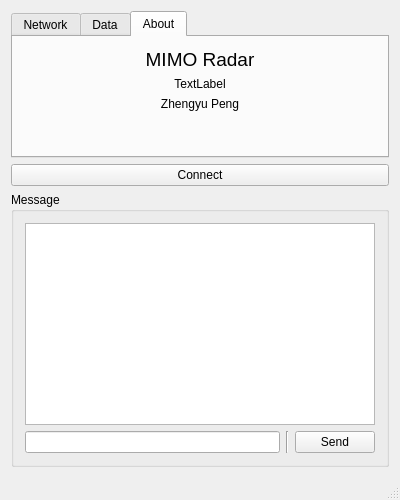
<?xml version="1.0" encoding="UTF-8"?>
<ui version="4.0">
 <class>MainWindow</class>
 <widget class="QMainWindow" name="MainWindow">
  <property name="geometry">
   <rect>
    <x>0</x>
    <y>0</y>
    <width>400</width>
    <height>500</height>
   </rect>
  </property>
  <property name="minimumSize">
   <size>
    <width>400</width>
    <height>500</height>
   </size>
  </property>
  <property name="windowTitle">
   <string>MIMO Radar</string>
  </property>
  <widget class="QWidget" name="centralWidget">
   <layout class="QVBoxLayout" name="verticalLayout">
    <item>
     <widget class="QTabWidget" name="tabWidget">
      <property name="sizePolicy">
       <sizepolicy hsizetype="Expanding" vsizetype="Minimum">
        <horstretch>0</horstretch>
        <verstretch>0</verstretch>
       </sizepolicy>
      </property>
      <property name="currentIndex">
       <number>2</number>
      </property>
      <widget class="QWidget" name="tab">
       <attribute name="title">
        <string>Network</string>
       </attribute>
       <layout class="QVBoxLayout" name="verticalLayout_5">
        <item>
         <layout class="QHBoxLayout" name="horizontalLayout_5">
          <item>
           <widget class="QComboBox" name="comboBox_Interface">
            <property name="sizePolicy">
             <sizepolicy hsizetype="Preferred" vsizetype="Fixed">
              <horstretch>0</horstretch>
              <verstretch>0</verstretch>
             </sizepolicy>
            </property>
            <property name="minimumSize">
             <size>
              <width>100</width>
              <height>0</height>
             </size>
            </property>
            <property name="maximumSize">
             <size>
              <width>200</width>
              <height>16777215</height>
             </size>
            </property>
           </widget>
          </item>
          <item>
           <widget class="Line" name="line">
            <property name="orientation">
             <enum>Qt::Vertical</enum>
            </property>
           </widget>
          </item>
          <item>
           <widget class="QLabel" name="label_2">
            <property name="text">
             <string>Local IP: </string>
            </property>
           </widget>
          </item>
          <item>
           <widget class="QLabel" name="label_LocalIP">
            <property name="text">
             <string>255.255.255.255</string>
            </property>
           </widget>
          </item>
          <item>
           <spacer name="horizontalSpacer_5">
            <property name="orientation">
             <enum>Qt::Horizontal</enum>
            </property>
            <property name="sizeHint" stdset="0">
             <size>
              <width>0</width>
              <height>20</height>
             </size>
            </property>
           </spacer>
          </item>
          <item>
           <widget class="QPushButton" name="button_Refresh">
            <property name="text">
             <string>Refresh</string>
            </property>
           </widget>
          </item>
         </layout>
        </item>
        <item>
         <layout class="QHBoxLayout" name="horizontalLayout_3">
          <item>
           <widget class="QGroupBox" name="groupBox_9">
            <property name="title">
             <string>TCP</string>
            </property>
            <layout class="QVBoxLayout" name="verticalLayout_3">
             <item>
              <layout class="QHBoxLayout" name="horizontalLayout_7">
               <item>
                <widget class="QLabel" name="label_targetIP">
                 <property name="sizePolicy">
                  <sizepolicy hsizetype="Preferred" vsizetype="Preferred">
                   <horstretch>0</horstretch>
                   <verstretch>0</verstretch>
                  </sizepolicy>
                 </property>
                 <property name="minimumSize">
                  <size>
                   <width>0</width>
                   <height>0</height>
                  </size>
                 </property>
                 <property name="baseSize">
                  <size>
                   <width>0</width>
                   <height>0</height>
                  </size>
                 </property>
                 <property name="text">
                  <string>IP:</string>
                 </property>
                </widget>
               </item>
               <item>
                <widget class="QLineEdit" name="lineEdit_TcpClientTargetIP">
                 <property name="enabled">
                  <bool>true</bool>
                 </property>
                 <property name="sizePolicy">
                  <sizepolicy hsizetype="Preferred" vsizetype="Fixed">
                   <horstretch>0</horstretch>
                   <verstretch>0</verstretch>
                  </sizepolicy>
                 </property>
                 <property name="minimumSize">
                  <size>
                   <width>100</width>
                   <height>0</height>
                  </size>
                 </property>
                 <property name="maximumSize">
                  <size>
                   <width>100</width>
                   <height>16777215</height>
                  </size>
                 </property>
                 <property name="baseSize">
                  <size>
                   <width>0</width>
                   <height>0</height>
                  </size>
                 </property>
                 <property name="frame">
                  <bool>true</bool>
                 </property>
                </widget>
               </item>
               <item>
                <widget class="Line" name="line_4">
                 <property name="orientation">
                  <enum>Qt::Vertical</enum>
                 </property>
                </widget>
               </item>
               <item>
                <widget class="QLabel" name="label_targetPort">
                 <property name="sizePolicy">
                  <sizepolicy hsizetype="Preferred" vsizetype="Preferred">
                   <horstretch>0</horstretch>
                   <verstretch>0</verstretch>
                  </sizepolicy>
                 </property>
                 <property name="minimumSize">
                  <size>
                   <width>0</width>
                   <height>0</height>
                  </size>
                 </property>
                 <property name="text">
                  <string>Port:</string>
                 </property>
                </widget>
               </item>
               <item>
                <widget class="QLineEdit" name="lineEdit_TcpClientTargetPort">
                 <property name="minimumSize">
                  <size>
                   <width>50</width>
                   <height>0</height>
                  </size>
                 </property>
                 <property name="maximumSize">
                  <size>
                   <width>50</width>
                   <height>16777215</height>
                  </size>
                 </property>
                </widget>
               </item>
               <item>
                <spacer name="horizontalSpacer">
                 <property name="orientation">
                  <enum>Qt::Horizontal</enum>
                 </property>
                 <property name="sizeHint" stdset="0">
                  <size>
                   <width>0</width>
                   <height>20</height>
                  </size>
                 </property>
                </spacer>
               </item>
              </layout>
             </item>
            </layout>
           </widget>
          </item>
          <item>
           <widget class="QGroupBox" name="groupBox_5">
            <property name="title">
             <string>UDP</string>
            </property>
            <layout class="QVBoxLayout" name="verticalLayout_7">
             <item>
              <layout class="QHBoxLayout" name="horizontalLayout_2">
               <item>
                <widget class="QLabel" name="label_3">
                 <property name="text">
                  <string>Port:</string>
                 </property>
                </widget>
               </item>
               <item>
                <widget class="QLineEdit" name="lineEdit_UdpListenPort">
                 <property name="minimumSize">
                  <size>
                   <width>50</width>
                   <height>0</height>
                  </size>
                 </property>
                 <property name="maximumSize">
                  <size>
                   <width>50</width>
                   <height>16777215</height>
                  </size>
                 </property>
                </widget>
               </item>
               <item>
                <spacer name="horizontalSpacer_2">
                 <property name="orientation">
                  <enum>Qt::Horizontal</enum>
                 </property>
                 <property name="sizeHint" stdset="0">
                  <size>
                   <width>0</width>
                   <height>20</height>
                  </size>
                 </property>
                </spacer>
               </item>
              </layout>
             </item>
            </layout>
           </widget>
          </item>
         </layout>
        </item>
       </layout>
      </widget>
      <widget class="QWidget" name="tab_2">
       <attribute name="title">
        <string>Data</string>
       </attribute>
       <layout class="QVBoxLayout" name="verticalLayout_8">
        <item>
         <layout class="QHBoxLayout" name="horizontalLayout_4">
          <item>
           <widget class="QLabel" name="label">
            <property name="text">
             <string>Save to:</string>
            </property>
           </widget>
          </item>
          <item>
           <widget class="QLineEdit" name="lineEdit_SaveTo"/>
          </item>
          <item>
           <widget class="QToolButton" name="toolButton_SaveTo">
            <property name="text">
             <string>...</string>
            </property>
           </widget>
          </item>
         </layout>
        </item>
        <item>
         <layout class="QHBoxLayout" name="horizontalLayout_6">
          <item>
           <spacer name="horizontalSpacer_3">
            <property name="orientation">
             <enum>Qt::Horizontal</enum>
            </property>
            <property name="sizeHint" stdset="0">
             <size>
              <width>40</width>
              <height>20</height>
             </size>
            </property>
           </spacer>
          </item>
          <item>
           <widget class="QPushButton" name="button_Plot">
            <property name="text">
             <string>Plot Data</string>
            </property>
           </widget>
          </item>
         </layout>
        </item>
       </layout>
      </widget>
      <widget class="QWidget" name="tab_3">
       <attribute name="title">
        <string>About</string>
       </attribute>
       <layout class="QVBoxLayout" name="verticalLayout_2">
        <item>
         <widget class="QLabel" name="label_4">
          <property name="font">
           <font>
            <pointsize>14</pointsize>
           </font>
          </property>
          <property name="text">
           <string>MIMO Radar</string>
          </property>
          <property name="alignment">
           <set>Qt::AlignCenter</set>
          </property>
          <property name="textInteractionFlags">
           <set>Qt::LinksAccessibleByKeyboard|Qt::LinksAccessibleByMouse|Qt::TextBrowserInteraction|Qt::TextSelectableByKeyboard|Qt::TextSelectableByMouse</set>
          </property>
         </widget>
        </item>
        <item>
         <widget class="QLabel" name="label_AppVersion">
          <property name="text">
           <string>TextLabel</string>
          </property>
          <property name="alignment">
           <set>Qt::AlignCenter</set>
          </property>
          <property name="textInteractionFlags">
           <set>Qt::LinksAccessibleByKeyboard|Qt::LinksAccessibleByMouse|Qt::TextBrowserInteraction|Qt::TextSelectableByKeyboard|Qt::TextSelectableByMouse</set>
          </property>
         </widget>
        </item>
        <item>
         <widget class="QLabel" name="label_6">
          <property name="text">
           <string>Zhengyu Peng</string>
          </property>
          <property name="alignment">
           <set>Qt::AlignCenter</set>
          </property>
          <property name="textInteractionFlags">
           <set>Qt::LinksAccessibleByKeyboard|Qt::LinksAccessibleByMouse|Qt::TextBrowserInteraction|Qt::TextSelectableByKeyboard|Qt::TextSelectableByMouse</set>
          </property>
         </widget>
        </item>
        <item>
         <spacer name="verticalSpacer">
          <property name="orientation">
           <enum>Qt::Vertical</enum>
          </property>
          <property name="sizeHint" stdset="0">
           <size>
            <width>0</width>
            <height>0</height>
           </size>
          </property>
         </spacer>
        </item>
       </layout>
      </widget>
     </widget>
    </item>
    <item>
     <widget class="QPushButton" name="button_Connect">
      <property name="text">
       <string>Connect</string>
      </property>
     </widget>
    </item>
    <item>
     <widget class="QGroupBox" name="groupBox_2">
      <property name="title">
       <string>Message</string>
      </property>
      <layout class="QVBoxLayout" name="verticalLayout_4">
       <item>
        <widget class="QTextBrowser" name="textBrowser_TcpClientMessage"/>
       </item>
       <item>
        <layout class="QHBoxLayout" name="horizontalLayout">
         <item>
          <widget class="QLineEdit" name="lineEdit_TcpClientSend"/>
         </item>
         <item>
          <widget class="Line" name="line_5">
           <property name="orientation">
            <enum>Qt::Vertical</enum>
           </property>
          </widget>
         </item>
         <item>
          <widget class="QPushButton" name="button_TcpClientSend">
           <property name="text">
            <string>Send</string>
           </property>
          </widget>
         </item>
        </layout>
       </item>
      </layout>
     </widget>
    </item>
   </layout>
  </widget>
  <widget class="QMenuBar" name="menuBar">
   <property name="geometry">
    <rect>
     <x>0</x>
     <y>0</y>
     <width>400</width>
     <height>21</height>
    </rect>
   </property>
  </widget>
  <widget class="QStatusBar" name="statusBar"/>
 </widget>
 <layoutdefault spacing="6" margin="11"/>
 <resources/>
 <connections/>
</ui>
